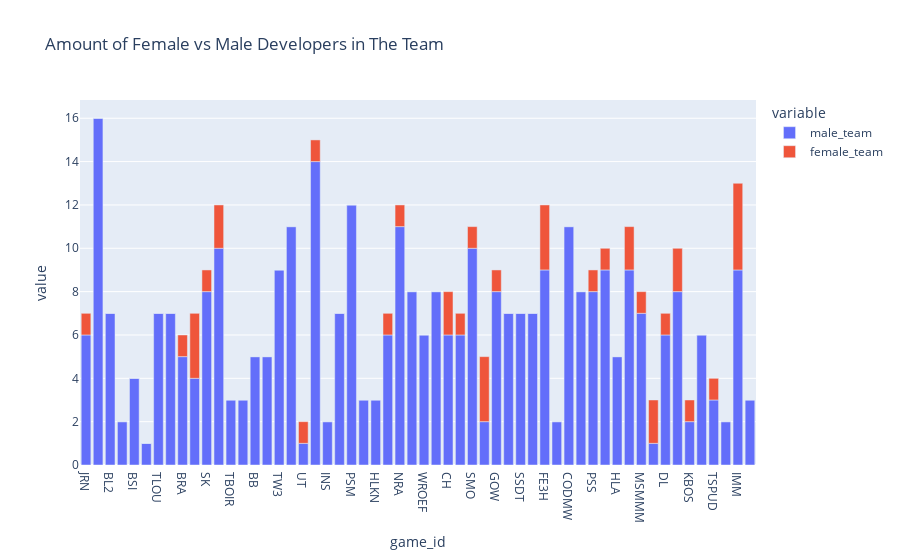

Notebook code for this chart:
### Code cell
fig_male_female_team=px.bar(games, x = "game_id", y= ["male_team","female_team"], title="Amount of Female vs Male Developers in The Team")
fig_male_female_team

### Figure 1 — Plotly figure (JSON) as saved in the notebook; plotly's stock layout.template omitted (floating-point values rounded to 4 significant figures)
{"data": [{"alignmentgroup": "True", "hovertemplate": "variable=male_team<br>game_id=%{x}<br>value=%{y}<extra></extra>", "legendgroup": "male_team", "marker": {"color": "#636efa", "pattern": {"shape": ""}}, "name": "male_team", "offsetgroup": "male_team", "orientation": "v", "showlegend": true, "textposition": "auto", "type": "bar", "x": ["JRN", "TWD", "BL2", "HLM", "BSI", "TSWP", "TLOU", "GTAV", "BRA", "COL", "SK", "BY2", "TBOIR", "OABF", "BB", "YK0", "TW3", "MGSV", "UT", "UC4", "INS", "PSN5", "PSM", "OWB", "HLKN", "NITW", "NRA", "BOTW", "WROEF", "DQXI", "CH", "DOS2", "SMO", "CLS", "GOW", "RDR2", "SSDT", "DMC5", "FE3H", "DEL", "CODMW", "FC3", "PSS", "OAWW", "HLA", "TLOU2", "MSMMM", "CACW", "DL", "HA", "KBOS", "ER", "TSPUD", "NW", "IMM", "TN"], "xaxis": "x", "y": [6, 16, 7, 2, 4, 1, 7, 7, 5, 4, 8, 10, 3, 3, 5, 5, 9, 11, 1, 14, 2, 7, 12, 3, 3, 6, 11, 8, 6, 8, 6, 6, 10, 2, 8, 7, 7, 7, 9, 2, 11, 8, 8, 9, 5, 9, 7, 1, 6, 8, 2, 6, 3, 2, 9, 3], "yaxis": "y"}, {"alignmentgroup": "True", "hovertemplate": "variable=female_team<br>game_id=%{x}<br>value=%{y}<extra></extra>", "legendgroup": "female_team", "marker": {"color": "#EF553B", "pattern": {"shape": ""}}, "name": "female_team", "offsetgroup": "female_team", "orientation": "v", "showlegend": true, "textposition": "auto", "type": "bar", "x": ["JRN", "TWD", "BL2", "HLM", "BSI", "TSWP", "TLOU", "GTAV", "BRA", "COL", "SK", "BY2", "TBOIR", "OABF", "BB", "YK0", "TW3", "MGSV", "UT", "UC4", "INS", "PSN5", "PSM", "OWB", "HLKN", "NITW", "NRA", "BOTW", "WROEF", "DQXI", "CH", "DOS2", "SMO", "CLS", "GOW", "RDR2", "SSDT", "DMC5", "FE3H", "DEL", "CODMW", "FC3", "PSS", "OAWW", "HLA", "TLOU2", "MSMMM", "CACW", "DL", "HA", "KBOS", "ER", "TSPUD", "NW", "IMM", "TN"], "xaxis": "x", "y": [1, 0, 0, 0, 0, 0, 0, 0, 1, 3, 1, 2, 0, 0, 0, 0, 0, 0, 1, 1, 0, 0, 0, 0, 0, 1, 1, 0, 0, 0, 2, 1, 1, 3, 1, 0, 0, 0, 3, 0, 0, 0, 1, 1, 0, 2, 1, 2, 1, 2, 1, 0, 1, 0, 4, 0], "yaxis": "y"}], "layout": {"autosize": true, "barmode": "relative", "legend": {"title": {"text": "variable"}, "tracegroupgap": 0}, "title": {"text": "Amount of Female vs Male Developers in The Team"}, "xaxis": {"anchor": "y", "autorange": true, "domain": [0, 1], "range": [-0.5, 55.5], "title": {"text": "game_id"}, "type": "category"}, "yaxis": {"anchor": "x", "autorange": true, "domain": [0, 1], "range": [0, 16.84], "title": {"text": "value"}, "type": "linear"}}}
